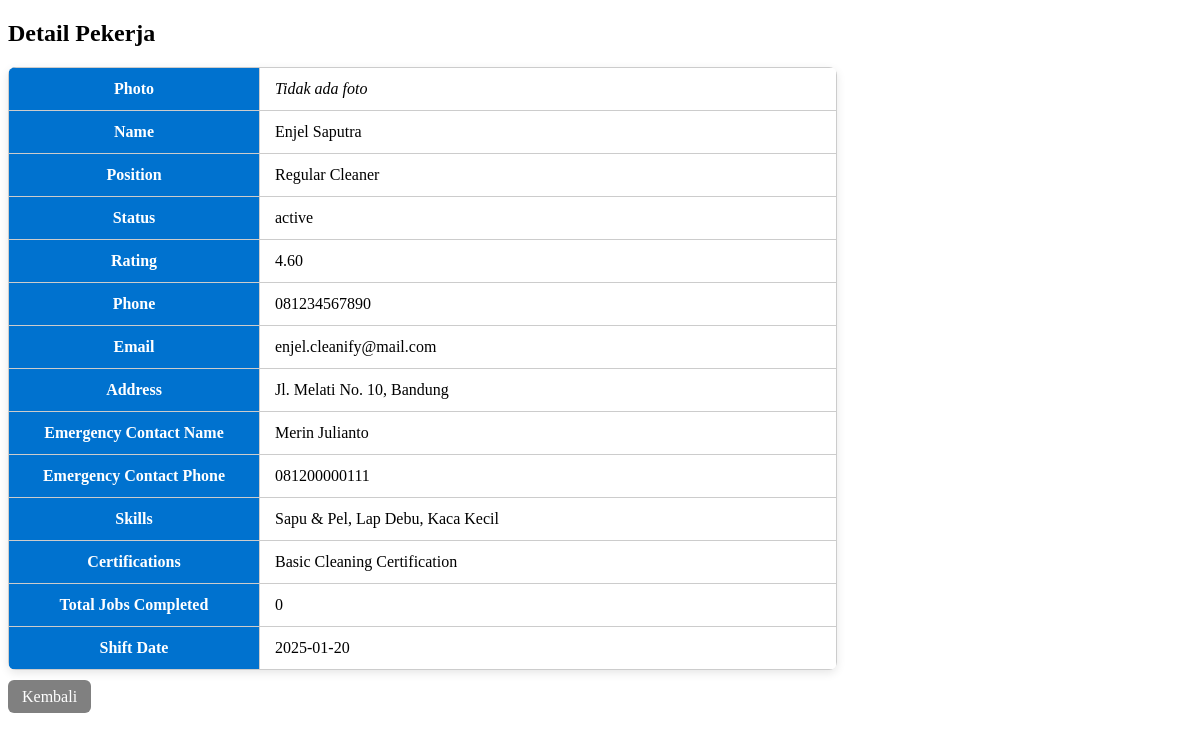
The page /Frontend/Admin/pekerja/detail.php?id=1 on the database its author committed.
### tables this page shows
CREATE TABLE `employees` (
  `id` bigint(20) UNSIGNED NOT NULL,
  `employee_code` varchar(30) DEFAULT NULL,
  `name` varchar(100) NOT NULL,
  `position` varchar(100) NOT NULL,
  `status` enum('active','inactive','on_leave') DEFAULT 'active',
  `rating` decimal(3,2) DEFAULT 0.00,
  `phone` varchar(20) DEFAULT NULL,
  `email` varchar(100) DEFAULT NULL,
  `password` varchar(255) DEFAULT NULL,
  `photo` varchar(255) DEFAULT NULL,
  `address` mediumtext DEFAULT NULL,
  `emergency_contact_name` varchar(100) DEFAULT NULL,
  `emergency_contact_phone` varchar(20) DEFAULT NULL,
  `skills` mediumtext DEFAULT NULL,
  `total_jobs_completed` int(11) DEFAULT 0,
  `certifications` mediumtext DEFAULT NULL,
  `shift_date` date DEFAULT NULL,
  `shift_start` time DEFAULT NULL,
  `shift_end` time DEFAULT NULL,
  `shift_type` enum('morning','afternoon','evening','full') DEFAULT 'full',
  `work_status` enum('scheduled','completed','cancelled') DEFAULT 'scheduled',
  `hired_at` date DEFAULT NULL,
  `created_at` timestamp NOT NULL DEFAULT current_timestamp(),
  `updated_at` timestamp NOT NULL DEFAULT current_timestamp() ON UPDATE current_timestamp()
);

### Frontend/Admin/pekerja/detail.php (the view, shortened to what this page needs)
<?php
include '../../../Backend/db.php';
$id = $_GET['id'];
$sql = "SELECT * FROM employees WHERE id = $id";
$result = $conn->query($sql);
$row = $result->fetch_assoc();
?>
<!DOCTYPE html>
<html>
<head>
</head>
<body>
<h2>Detail Pekerja</h2>
	<table class="detail-table">
    <tr>
        <th>Photo</th>
        <td>
            <?php if (!empty($row['photo'])): ?>
                <img src="../asset/<?= $row['photo']; ?>" width="120" height="120" style="border-radius:10px; object-fit:cover;">
            <?php else: ?>
                <i>Tidak ada foto</i>
            <?php endif; ?>
        </td>
    </tr>
    <tr>
        <th>Name</th>
        <td><?= $row['name']; ?></td>
    </tr>
    <tr>
        <th>Position</th>
        <td><?= $row['position']; ?></td>
    </tr>
    <tr>
        <th>Status</th>
        <td><?= $row['status']; ?></td>
    </tr>
    <tr>
        <th>Rating</th>
        <td><?= $row['rating']; ?></td>
    </tr>
    <tr>
        <th>Phone</th>
        <td><?= $row['phone']; ?></td>
    </tr>
    <tr>
        <th>Email</th>
        <td><?= $row['email']; ?></td>
    </tr>
    <tr>
        <th>Address</th>
        <td><?= $row['address']; ?></td>
    </tr>
    <tr>
        <th>Emergency Contact Name</th>
        <td><?= $row['emergency_contact_name']; ?></td>
    </tr>
    <tr>
        <th>Emergency Contact Phone</th>
        <td><?= $row['emergency_contact_phone']; ?></td>
    </tr>
    <tr>
        <th>Skills</th>
        <td><?= $row['skills']; ?></td>
    </tr>
    <tr>
        <th>Certifications</th>
        <td><?= $row['certifications']; ?></td>
    </tr>
    <tr>
        <th>Total Jobs Completed</th>
        <td><?= $row['total_jobs_completed']; ?></td>
    </tr>
    <tr>
        <th>Shift Date</th>
        <td><?= $row['shift_date']; ?></td>
    </tr>
</table>
    <br>
   <a href="pekerja.php" class="btn btn-secondary">Kembali</a>
</body>
</html>

### Frontend/Admin/pekerja/detail.php (style rules this page uses)
.detail-table { width: 70%; border-collapse: collapse; margin-top: 20px; background: #ffffff; border-radius: 8px; overflow: hidden; box-shadow: 0 3px 10px rgba(0,0,0,0.1); }
.detail-table th, .detail-table td { border: 1px solid #ccc; padding: 12px 15px; vertical-align: top; }
.detail-table th { width: 220px; background: #0072CF; color: white; font-weight: bold; }
.btn { padding: 8px 14px; border-radius: 6px; text-decoration: none; margin-right: 6px; }
.btn-secondary { background: gray; color: white; }

### rows shown on the page
employees: name "Enjel Saputra", position "Regular Cleaner", status "active", rating "4.60", phone "081234567890", email "enjel.cleanify@mail.com", address "Jl. Melati No. 10, Bandung", emergency_contact_name "Merin Julianto", emergency_contact_phone "081200000111", skills "Sapu & Pel, Lap Debu, Kaca Kecil", certifications "Basic Cleaning Certification", total_jobs_completed "0", shift_date "2025-01-20"
